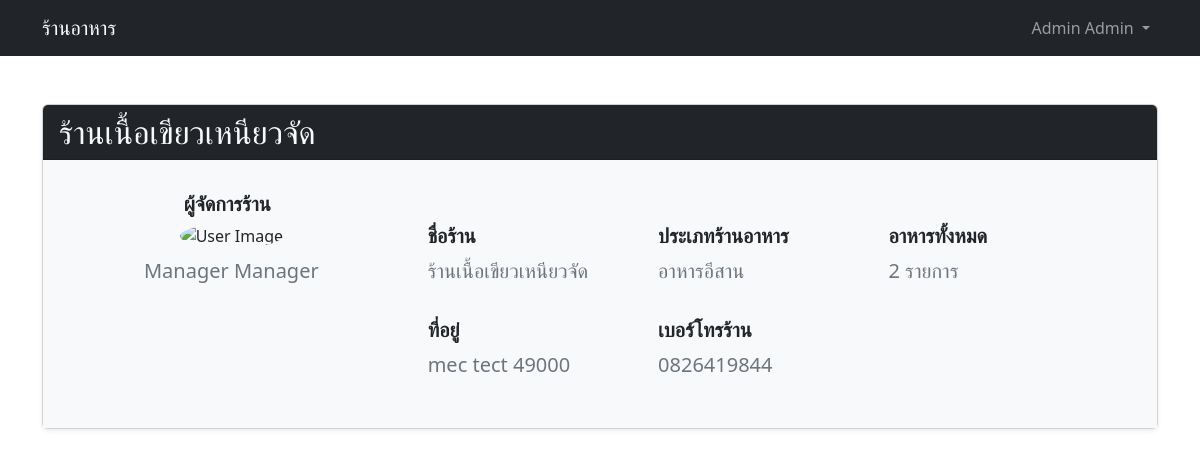
The page /shop.php?id=11 (signed in) on the database its author committed.
### tables this page shows
CREATE TABLE IF NOT EXISTS `users` (
  `id` int(10) NOT NULL AUTO_INCREMENT,
  `role` enum('user','admin','manager','delivery') NOT NULL DEFAULT 'user',
  `firstname` varchar(255) NOT NULL,
  `address` varchar(50) DEFAULT NULL,
  `lastname` varchar(255) NOT NULL,
  `phone` varchar(50) DEFAULT NULL,
  `email` varchar(255) NOT NULL,
  `password` varchar(255) NOT NULL,
  `profile_image` longtext DEFAULT NULL,
  `status` int(11) DEFAULT 0,
  PRIMARY KEY (`id`)
);

CREATE TABLE IF NOT EXISTS `shop` (
  `id` int(11) NOT NULL AUTO_INCREMENT,
  `name` varchar(50) NOT NULL,
  `address` varchar(50) NOT NULL,
  `phone` varchar(50) DEFAULT NULL,
  `approve` int(11) DEFAULT 0,
  `type_id` int(11) DEFAULT NULL,
  `user_id` int(11) DEFAULT NULL,
  PRIMARY KEY (`id`),
  KEY `FK_shop_users` (`user_id`),
  KEY `FK_shop_shop_type` (`type_id`),
  CONSTRAINT `FK_shop_shop_type` FOREIGN KEY (`type_id`) REFERENCES `shop_type` (`id`) ON DELETE NO ACTION ON UPDATE NO ACTION,
  CONSTRAINT `FK_shop_users` FOREIGN KEY (`user_id`) REFERENCES `users` (`id`) ON DELETE NO ACTION ON UPDATE NO ACTION
);

CREATE TABLE IF NOT EXISTS `shop_type` (
  `id` int(11) NOT NULL AUTO_INCREMENT,
  `name` varchar(50) NOT NULL,
  PRIMARY KEY (`id`)
);

### config.php (called while the page is built, shortened)
<?php
function gud($userId, $pdo) {
    try {
        $stmt = $pdo->prepare("SELECT * FROM users WHERE id = ?");
        $stmt->execute([$userId]);
        $data = $stmt->fetch();
        return $data;
    } catch (PDOException $e) {
        echo "Error: " . $e->getMessage();
        return [];
    }
}
?>

### shop.php (the view, shortened to what this page needs)
<?php
require 'config.php';
include 'assets.php';
$id = $_GET['id'];
$stmt = $pdo->prepare("SELECT shop.*, shop_type.name AS shop_type_name, CONCAT(users.firstname, ' ', users.lastname) AS username, users.profile_image AS user_img FROM shop INNER JOIN shop_type ON shop.type_id = shop_type.id INNER JOIN users ON shop.user_id = users.id WHERE shop.id = ?");
$stmt->execute([$id]);
$data = $stmt->fetch();
?>
<!DOCTYPE html>
<html lang="en">
<head>
</head>
<body>
    <?php include 'navbar.php' ?>
    <div class="container my-5">
        <div class="row justify-content-center">
            <div class="col-md-12">
                <div class="card shadow-sm">
                    <div class="card-header bg-dark text-light">
                        <h2 class="mb-0"><?= $data['name'] ?></h2>
                    </div>
                    <div class="card-body bg-light">
                        <div class="row">
                            <div class="col-12 col-md-4 mt-3 d-flex flex-column align-items-center">
                                <h5 class="me-2 text-dark fw-bold">ผู้จัดการร้าน</h5>
                                <img src="<?= $data['user_img'] ?>" alt="User Image" class="img-fluid rounded-circle mb-2" style="max-width: 150px;">
                                <p class="lead text-secondary"><?= $data['username'] ?></p>
                            </div>
                            <div class="col-12 col-md-5 mt-5">
                                <div class="row">
                                    <div class="col-12 col-md-6 mb-3">
                                        <h5 class="me-2 text-dark fw-bold">ชื่อร้าน</h5>
                                        <p class="lead text-secondary"><?= $data['name'] ?></p>
                                    </div>
                                    <div class="col-12 col-md-6 mb-3">
                                        <h5 class="me-2 text-dark fw-bold">ประเภทร้านอาหาร</h5>
                                        <p class="lead text-secondary"><?= $data['shop_type_name'] ?></p>
                                    </div>
                                    <div class="col-12 col-md-6 mb-3">
                                        <h5 class="me-2 text-dark fw-bold">ที่อยู่</h5>
                                        <p class="lead text-secondary"><?= $data['address'] ?></p>
                                    </div>
                                    <div class="col-12 col-md-6 mb-3">
                                        <h5 class="me-2 text-dark fw-bold">เบอร์โทรร้าน</h5>
                                        <p class="lead text-secondary"><?= $data['phone'] ?></p>
                                    </div>
                                </div>
                            </div>
                            <div class="col-1 col-md-3 mt-5">
                                <div class="row">
                                    <div class="col-12 col-md-6 mb-3">
                                        <h5 class="me-2 text-dark fw-bold">อาหารทั้งหมด</h5>
                                        <p class="lead text-secondary"> 2 รายการ </p>
                                    </div>
                                </div>
                            </div>
                        </div>
                    </div>
                </div>
            </div>
        </div>
    </div>
</body>
</html>

### navbar.php (shortened to what this page needs)
<nav class="navbar navbar-expand-lg navbar-dark bg-dark">
    <div class="container">
        <a class="navbar-brand" href="/">ร้านอาหาร</a>
        <div class="collapse navbar-collapse" id="navbarNav">
            <ul class="navbar-nav ms-auto">
                <?php
                if (isset($_SESSION['user_login'])) {
                $user = gud($_SESSION['user_login'], $pdo)
                ?>
                <li class="nav-item dropdown">
                    <a class="nav-link dropdown-toggle" href="#" role="button" data-bs-toggle="dropdown"
                        aria-expanded="false">
                        <?= $user['firstname']. " " . $user['lastname'] ?>
                    </a>
                </li>
                <?php } ?>
            </ul>
        </div>
    </div>
</nav>

### rows shown on the page
users: firstname "Admin", lastname "Admin"
shop: name "ร้านเนื้อเขียวเหนียวจัด", type.name "อาหารอีสาน", address "mec tect 49000", phone "0826419844"

### other values the page prints
$data['username'] "Manager Manager"
